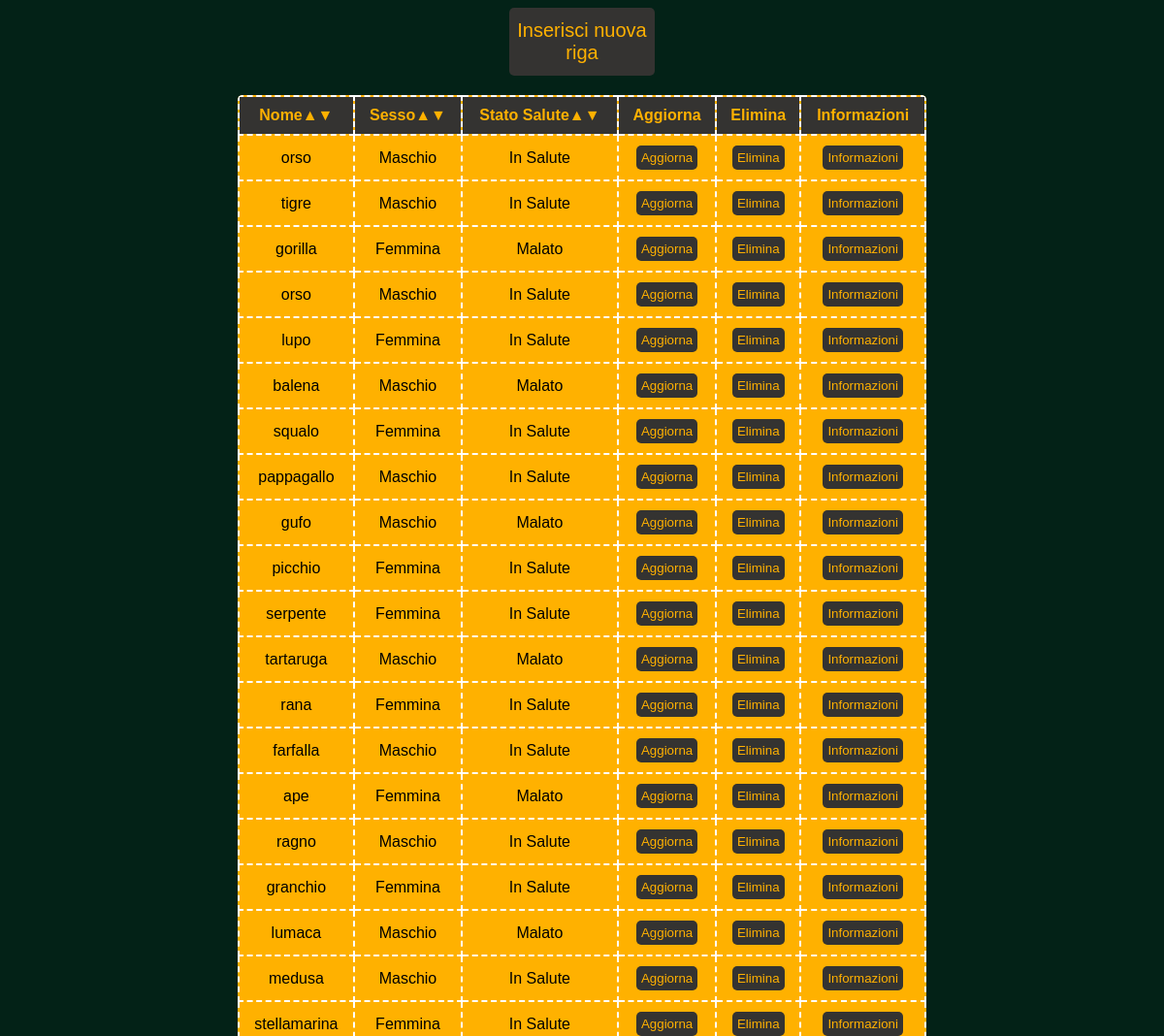
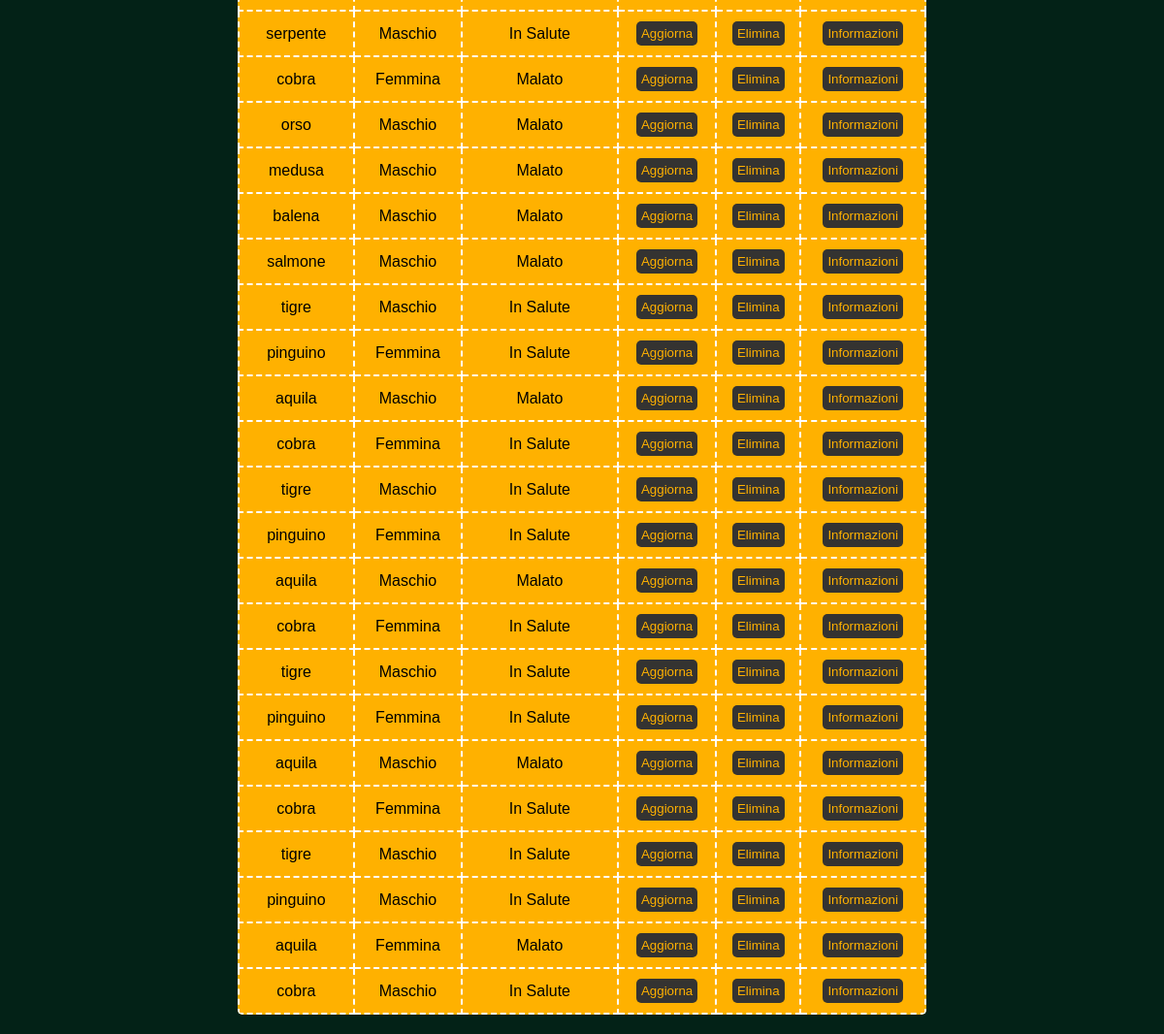
Page /tabella_fauna.php on the committed database (2 pictures, top to bottom).
### tables this page shows
CREATE TABLE `fauna` (
  `fau_id` int(11) NOT NULL,
  `fau_dex` varchar(30) NOT NULL,
  `fau_sesso` enum('M','F') DEFAULT NULL,
  `fau_stato_salute` enum('S','M') DEFAULT NULL,
  `fau_data_nascita` date DEFAULT NULL,
  `fk_spf_id` int(11) DEFAULT NULL,
  `fk_prc_id` int(11) DEFAULT NULL
);

### tabella_fauna.php (the view, shortened to what this page needs)
<!DOCTYPE html>
<html lang="en">
<head>
</head>
<body>
  <button class="inserisci" onclick="window.location.href = 'inserisci_riga_fauna.php';">Inserisci nuova riga</button>
  <table>
    <thead>
      <tr>
        <th class="sort-icon" onclick="sortTable('Nome')">Nome<span class="asc">&#9650;</span><span class="desc">&#9660;</span></th>
        <th class="sort-icon" onclick="sortTableByGenderAndHealth(1)">Sesso<span class="asc">&#9650;</span><span class="desc">&#9660;</span></th>
        <th class="sort-icon" onclick="sortTableByGenderAndHealth(2)">Stato Salute<span class="asc">&#9650;</span><span class="desc">&#9660;</span></th>
        <th>Aggiorna</th>
        <th>Elimina</th>
        <th>Informazioni</th>
      </tr>
    </thead>
    <tbody>
      <?php
      $servername = "localhost";
      $username = "root";
      $password = "";
      $dbname = "turilloparchinaturali";
      $conn = mysqli_connect($servername, $username, $password, $dbname);
      $query = "SELECT speciefauna.spf_dex, fauna.fau_id, fauna.fau_dex, fauna.fau_sesso, fauna.fau_stato_salute FROM fauna INNER JOIN speciefauna ON fauna.fk_spf_id = speciefauna.spf_id";
      $result = mysqli_query($conn, $query);
      if (mysqli_num_rows($result) > 0) {
        while ($row = mysqli_fetch_assoc($result)) {
          echo "<tr>";
          echo "<td>" . $row['fau_dex'] . "</td>";
          echo "<td>" . ($row['fau_sesso'] == "M" ? "Maschio" : "Femmina") . "</td>";
          echo "<td>" . ($row['fau_stato_salute'] == "S" ? "In Salute" : "Malato") . "</td>";
          echo "<td><button onclick=\"modificaRiga(" . $row['fau_id'] . ")\">Aggiorna</button></td>";
          echo "<td><button onclick=\"eliminaRiga(" . $row['fau_id'] . ")\">Elimina</button></td>";
          echo "<td><button onclick=\"visualizzaInformazioni(" . $row['fau_id'] . ")\">Informazioni</button></td>";
          echo "</tr>";
        }
      } else {
        echo "0 risultati";
      }
      ?>
    </tbody>
  </table>
</body>
</html>

### tabella_fauna.php (style rules this page uses)
table { width: 100%; border-collapse: collapse; }
table, th, td { border: 1px solid black; }
th, td { padding: 10px; text-align: center; }
th { background-color: #f2f2f2; cursor: pointer; position: relative; }
button { padding: 5px 10px; }
body { font-family: Arial, sans-serif; text-align: center; background-color: #032217; color: #ffffff; border-radius: 5px; font-family: 'font', Arial, sans-serif; }
table { margin: 20px auto; border-collapse: collapse; width: 60%; background-color: #FFB100; color: #000000; font-family: 'font', Arial, sans-serif; border: 0px !important; border-collapse: collapse; overflow: hidden; border-radius: 5px; }
th, td { border: 1px solid #ddd; padding: 10px; font-family: 'font', Arial, sans-serif; border: 2px dashed white !important; }
th { color: #FFB100; background-color: #343331; }
button { background-color: #343331; color: #FFB100; padding: 5px; border: none; cursor: pointer; border-radius: 5px; font-family: 'font', Arial, sans-serif; }
.inserisci { width: 150px; height: 70px; font-size: 20px; }

### rows in the picture
fauna: fau_dex "orso", fau_sesso "Maschio", fau_stato_salute "In Salute"
fauna: fau_dex "tigre", fau_sesso "Maschio", fau_stato_salute "In Salute"
fauna: fau_dex "gorilla", fau_sesso "Femmina", fau_stato_salute "Malato"
fauna: fau_dex "orso", fau_sesso "Maschio", fau_stato_salute "In Salute"
fauna: fau_dex "lupo", fau_sesso "Femmina", fau_stato_salute "In Salute"
fauna: fau_dex "balena", fau_sesso "Maschio", fau_stato_salute "Malato"
fauna: fau_dex "squalo", fau_sesso "Femmina", fau_stato_salute "In Salute"
fauna: fau_dex "pappagallo", fau_sesso "Maschio", fau_stato_salute "In Salute"
fauna: fau_dex "gufo", fau_sesso "Maschio", fau_stato_salute "Malato"
fauna: fau_dex "picchio", fau_sesso "Femmina", fau_stato_salute "In Salute"
fauna: fau_dex "serpente", fau_sesso "Femmina", fau_stato_salute "In Salute"
fauna: fau_dex "tartaruga", fau_sesso "Maschio", fau_stato_salute "Malato"
fauna: fau_dex "rana", fau_sesso "Femmina", fau_stato_salute "In Salute"
fauna: fau_dex "farfalla", fau_sesso "Maschio", fau_stato_salute "In Salute"
fauna: fau_dex "ape", fau_sesso "Femmina", fau_stato_salute "Malato"
fauna: fau_dex "ragno", fau_sesso "Maschio", fau_stato_salute "In Salute"
fauna: fau_dex "granchio", fau_sesso "Femmina", fau_stato_salute "In Salute"
fauna: fau_dex "lumaca", fau_sesso "Maschio", fau_stato_salute "Malato"
fauna: fau_dex "medusa", fau_sesso "Maschio", fau_stato_salute "In Salute"
fauna: fau_dex "stellamarina", fau_sesso "Femmina", fau_stato_salute "In Salute"
fauna: fau_dex "serpente", fau_sesso "Maschio", fau_stato_salute "In Salute"
fauna: fau_dex "cobra", fau_sesso "Femmina", fau_stato_salute "Malato"
fauna: fau_dex "orso", fau_sesso "Maschio", fau_stato_salute "Malato"
fauna: fau_dex "medusa", fau_sesso "Maschio", fau_stato_salute "Malato"
fauna: fau_dex "balena", fau_sesso "Maschio", fau_stato_salute "Malato"
fauna: fau_dex "salmone", fau_sesso "Maschio", fau_stato_salute "Malato"
fauna: fau_dex "tigre", fau_sesso "Maschio", fau_stato_salute "In Salute"
fauna: fau_dex "pinguino", fau_sesso "Femmina", fau_stato_salute "In Salute"
fauna: fau_dex "aquila", fau_sesso "Maschio", fau_stato_salute "Malato"
fauna: fau_dex "cobra", fau_sesso "Femmina", fau_stato_salute "In Salute"
fauna: fau_dex "tigre", fau_sesso "Maschio", fau_stato_salute "In Salute"
fauna: fau_dex "pinguino", fau_sesso "Femmina", fau_stato_salute "In Salute"
fauna: fau_dex "aquila", fau_sesso "Maschio", fau_stato_salute "Malato"
fauna: fau_dex "cobra", fau_sesso "Femmina", fau_stato_salute "In Salute"
fauna: fau_dex "tigre", fau_sesso "Maschio", fau_stato_salute "In Salute"
fauna: fau_dex "pinguino", fau_sesso "Femmina", fau_stato_salute "In Salute"
fauna: fau_dex "aquila", fau_sesso "Maschio", fau_stato_salute "Malato"
fauna: fau_dex "cobra", fau_sesso "Femmina", fau_stato_salute "In Salute"
fauna: fau_dex "tigre", fau_sesso "Maschio", fau_stato_salute "In Salute"
fauna: fau_dex "pinguino", fau_sesso "Maschio", fau_stato_salute "In Salute"
fauna: fau_dex "aquila", fau_sesso "Femmina", fau_stato_salute "Malato"
fauna: fau_dex "cobra", fau_sesso "Maschio", fau_stato_salute "In Salute"
